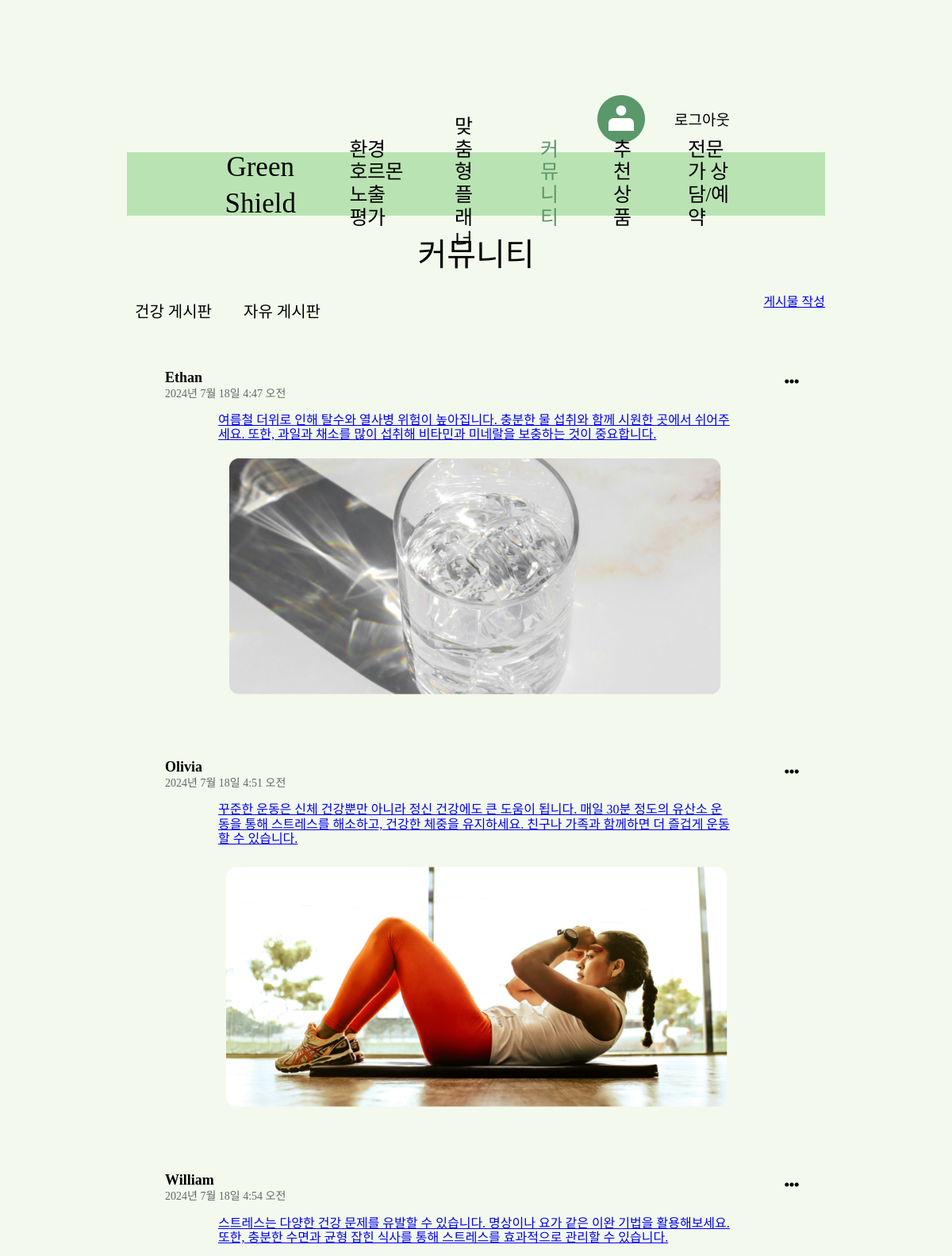
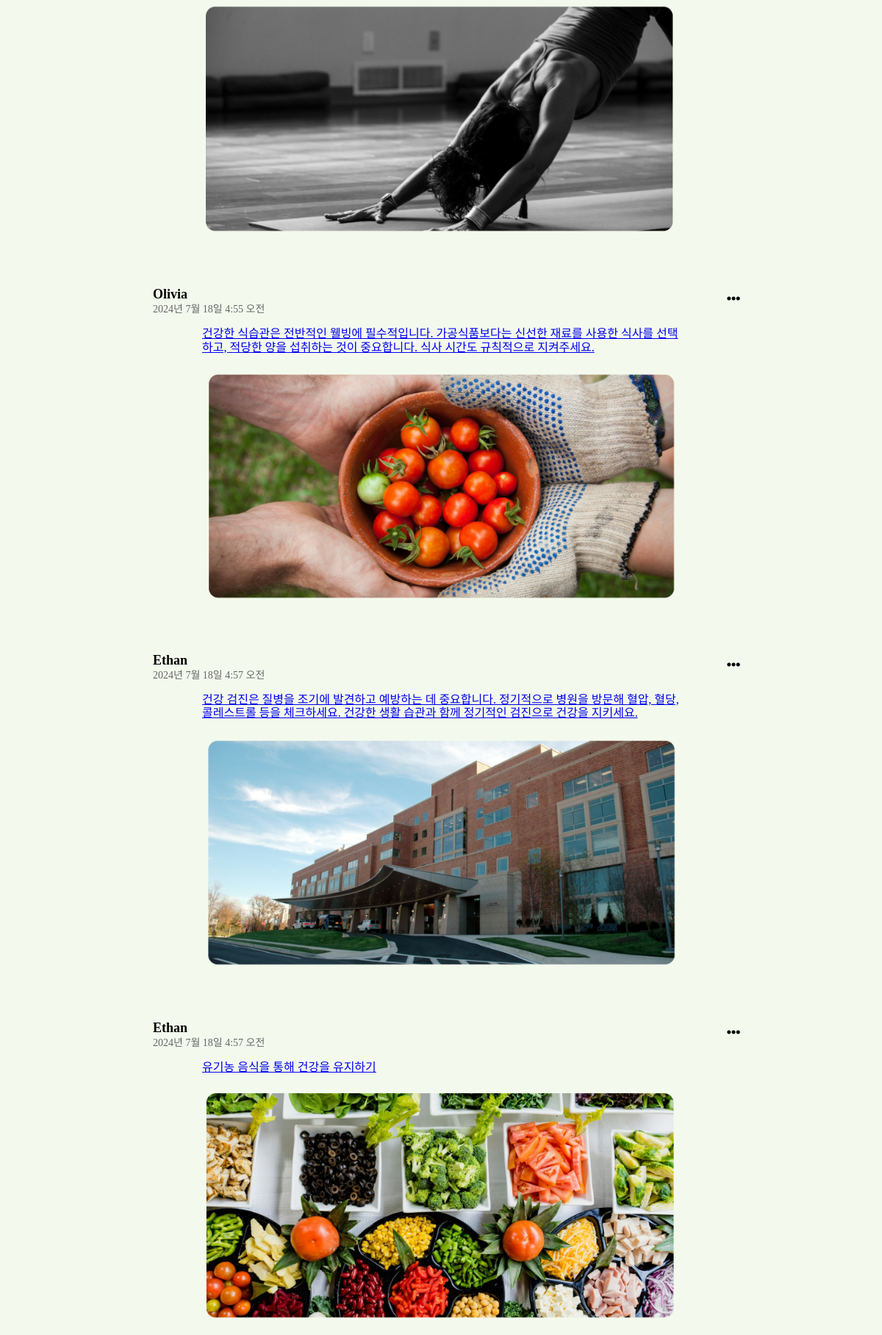
The page /green/community/ (upper part) on the database its author committed (2 pictures, top to bottom).
### green/models.py (models this page shows, shortened)
class Post(models.Model):
    CATEGORY_CHOICES = (
        ('health', '건강 게시판'),
        ('free', '자유 게시판'),
    )
    category = models.CharField(max_length=10, choices=CATEGORY_CHOICES)
    content = models.TextField()
    image = models.ImageField(upload_to='posts/', blank=True, null=True)
    video = models.FileField(upload_to='videos/', blank=True, null=True)
    author = models.ForeignKey(User, on_delete=models.CASCADE)
    created_at = models.DateTimeField(auto_now_add=True)
    likes = models.ManyToManyField(User, related_name='liked_posts', blank=True)

### green/views.py (the view)
# urls.py: path('community/', views.community, name='community'),
def community(request):
    posts = Post.objects.all()
    return render(request, 'green/community.html', {'posts': posts})

### green/templates/green/community.html (shortened to what this page needs)
{% load static %} {% include 'green/header.html' %}
<!DOCTYPE html>
<html lang="ko">
  <head>
    <link rel="stylesheet" href="{% static 'css/community.css' %}" />
  </head>
  <html>
    <body class="community-container">
      <h1>커뮤니티</h1>
      <div class="board-container">
        <div class="board">
          <button
            class="tab {% if selected_category == 'health' %}active{% endif %}"
            data-category="health"
            onclick="changeCategory('health')"
          >
            건강 게시판
          </button>
          <button
            class="tab {% if selected_category == 'free' %}active{% endif %}"
            data-category="free"
            onclick="changeCategory('free')"
          >
            자유 게시판
          </button>
        </div>
        <div class="post-button">
          <a href="{% url 'green:community_create' %}" id="writePostButton" class="btn"
            >게시물 작성</a
          >
        </div>
      </div>
      <div class="posts">
        {% if posts %} {% for post in posts %}
        {% if not request.GET.category or request.GET.category == post.category %}
        <div class="post" data-category="{{ post.category }}">
          <div class="post-header">
            <div class="post-info-container">
              <div class="post-info">
                <span class="author">{{ post.author.username }}</span>
                <span class="post-time">{{ post.created_at }}</span>
              </div>
            </div>
            <div class="options-container">
              <img
                src="{% static 'img/commu_more.png' %}"
                alt="더보기"
                class="more-options"
                onclick="showOptions(this)"
              />
            </div>
          </div>
          <a href="{% url 'green:community_detail' post.id %}">
            <p class="post-content">{{ post.content }}</p>
            {% if post.image %}
            <img src="{{ post.image.url }}" alt="게시물 이미지" class="post-image" />
            {% endif %}
          </a>
        </div>
        {% endif %} {% endfor %} {% else %}
        <p>게시물이 없습니다.</p>
        {% endif %}
      </div>
    </body>
  </html>
</html>

### static/css/header.css (style rules this page uses)
body { background-color: #f3faed; }

### static/css/community.css (style rules this page uses)
.community-container { margin: 7em 10em; }
.community-container h1 { text-align: center; font-size: 40px; font-weight: 400; }
.board-container { display: flex; justify-content: space-between; margin-bottom: 1em; }
.board { display: flex; }
.tab { margin-right: 1em; cursor: pointer; font-size: 20px; border: none; padding: 0.5em; background-color: transparent; }
.posts { display: flex; flex-direction: column; }
.post-info-container { display: flex; }
.post { margin-bottom: 1em; padding: 1em; }
.post-header { display: flex; justify-content: space-between; align-items: center; margin: 1em; }
.post-info { display: flex; flex-direction: column; margin-left: 1em; }
.author { font-size: 18px; font-weight: bold; line-height: 26px; }
.post-time { font-size: 14px; color: rgba(103, 103, 103, 1); }
.more-options { cursor: pointer; }
.post-content { max-width: 650px; text-align: left; margin: 1em auto; display: block; }
.post-image { width: 650px; height: auto; margin: 0 auto; display: block; border-radius: 10px; }

### rows shown on the page
Post: author.username "Ethan", created_at "2024년 7월 18일 4:47 오전", content "여름철 더위로 인해 탈수와 열사병 위험이 높아집니다. 충분한 물 섭취와 함께 시원한 곳에서 쉬어주세요. 또한, 과일과 채소를 많이 섭취해 비타민과 미네랄을 보충하는 것이 중요합니다.", image (picture)
Post: author.username "Olivia", created_at "2024년 7월 18일 4:51 오전", content "꾸준한 운동은 신체 건강뿐만 아니라 정신 건강에도 큰 도움이 됩니다. 매일 30분 정도의 유산소 운동을 통해 스트레스를 해소하고, 건강한 체중을 유지하세요. 친구나 가족과 함께하면 더 즐겁게 운동할 수 있습니다.", image (picture)
Post: author.username "William", created_at "2024년 7월 18일 4:54 오전", content "스트레스는 다양한 건강 문제를 유발할 수 있습니다. 명상이나 요가 같은 이완 기법을 활용해보세요. 또한, 충분한 수면과 균형 잡힌 식사를 통해 스트레스를 효과적으로 관리할 수 있습니다.", image (picture)
Post: author.username "Olivia", created_at "2024년 7월 18일 4:55 오전", content "건강한 식습관은 전반적인 웰빙에 필수적입니다. 가공식품보다는 신선한 재료를 사용한 식사를 선택하고, 적당한 양을 섭취하는 것이 중요합니다. 식사 시간도 규칙적으로 지켜주세요.", image (picture)
Post: author.username "Ethan", created_at "2024년 7월 18일 4:57 오전", content "건강 검진은 질병을 조기에 발견하고 예방하는 데 중요합니다. 정기적으로 병원을 방문해 혈압, 혈당, 콜레스트롤 등을 체크하세요. 건강한 생활 습관과 함께 정기적인 검진으로 건강을 지키세요.", image (picture)
Post: author.username "Ethan", created_at "2024년 7월 18일 4:57 오전", content "유기농 음식을 통해 건강을 유지하기", image (picture)
